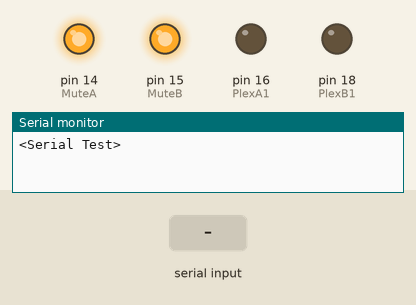
Simulated run of this sketch. Board: Arduino Uno, built with avr-gcc and run on an emulated ATmega328P. On the bench: output pins drawn as LEDs (lit = HIGH), the last lines printed to the serial monitor. The test bench sets the inputs (shaded band).

Above: at 1.2 s.
1.3 s: "1" received over Serial
At 1.45 s:
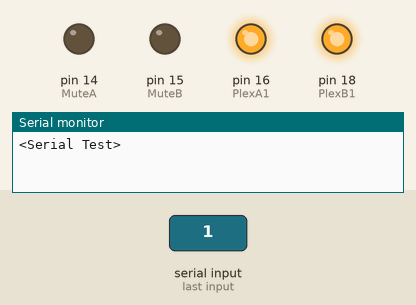
At 1.9 s:
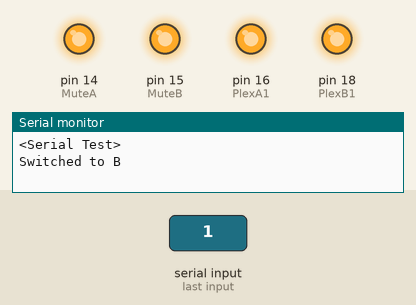
3.0 s: "0" received over Serial
At 3.15 s:
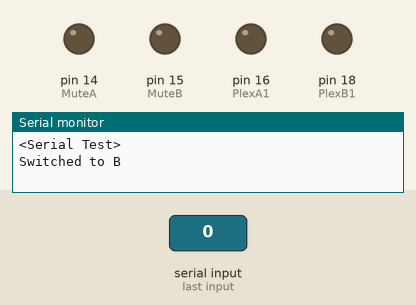
Timing chart, 0 to 6.0 s (numbered marks = the images above; inputs shaded):
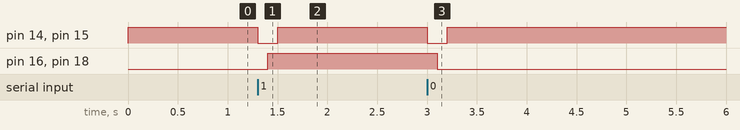

The sketch:

SwiTx_copy_20240216150547.ino
```cpp
/*
  SwiTx Arduino Code
  Version 2


  */
int inByte ='0';
const int MuteA = 14;
const int MuteB = 15;
const int PlexA1 = 16;
const int PlexB1 = 18;

void setup() {

  pinMode(MuteA, OUTPUT);     // 4066 Quad Bilateral Switch
  digitalWrite(MuteA, HIGH);   // Switch Signal State

  pinMode(MuteB, OUTPUT);     // 4066 Quad Bilateral Switch
  digitalWrite(MuteB, HIGH);   // Switch Signal State

  pinMode(PlexA1, OUTPUT);     // 4067 Analog Multiplexer
  digitalWrite(PlexA1, LOW);   // Plexer Signal State 0

  pinMode(PlexB1, OUTPUT);     // 4067 Analog Multiplexer
  digitalWrite(PlexB1, LOW);   // Plexer Signal State 0


  Serial.begin(9600);      // Serial Port
  Serial.println("<Serial Test>");     //Serial Port Test Text

}

void loop() {

  if (Serial.available() > 0) {
    inByte = (Serial.read()); // Read byte from serial port

    // Toggle the Device state
    if (inByte == '1') { //Switches to B
      digitalWrite(MuteA, LOW);  // Turn the MuteA ON
      digitalWrite(MuteB, LOW);  // Turn the MuteB ON

      delay(100);                // Delay

      digitalWrite(PlexA1, HIGH);  // Turn the PlexA1 ON 1
      digitalWrite(PlexB1, HIGH);  // Turn the PlexB1 ON 1 (Switched to Channel B)

      delay(100);                // Delay

      digitalWrite(MuteA, HIGH);  // Turn the MuteA OFF
      digitalWrite(MuteB, HIGH);  // Turn the MuteB OFF

      Serial.println("Switched to B");

    } else if (inByte == '0') { //Switches to A
      digitalWrite(MuteA, LOW);  // Turn the MuteA ON
      digitalWrite(MuteB, LOW);  // Turn the MuteB ON

      delay(100);                // Delay

      digitalWrite(PlexA1, LOW);  // Turn the PlexA1 ON 0
      digitalWrite(PlexB1, LOW);  // Turn the PlexB1 ON 0 (Switched to Channel A)

      delay(100);                // Delay

      digitalWrite(MuteA, HIGH);  // Turn the MuteA OFF
      digitalWrite(MuteB, HIGH);  // Turn the MuteB OFF

      Serial.println("Switched to A");

    } else {
      Serial.println("Invalid character received. Send '1' to turn Switch Output, '0' to turn Keep Current Output.");
    }
  }
}
```

Measured:
- after the input at 1.3 s, pin 14 (MuteA), pin 15 (MuteB): HIGH → LOW at once, → HIGH 0.20 s later; pin 16 (PlexA1), pin 18 (PlexB1): LOW → HIGH after 0.10 s
- after the input at 3.0 s, pin 14 (MuteA), pin 15 (MuteB): HIGH → LOW at once, → HIGH 0.20 s later; pin 16 (PlexA1), pin 18 (PlexB1): HIGH → LOW after 0.10 s
